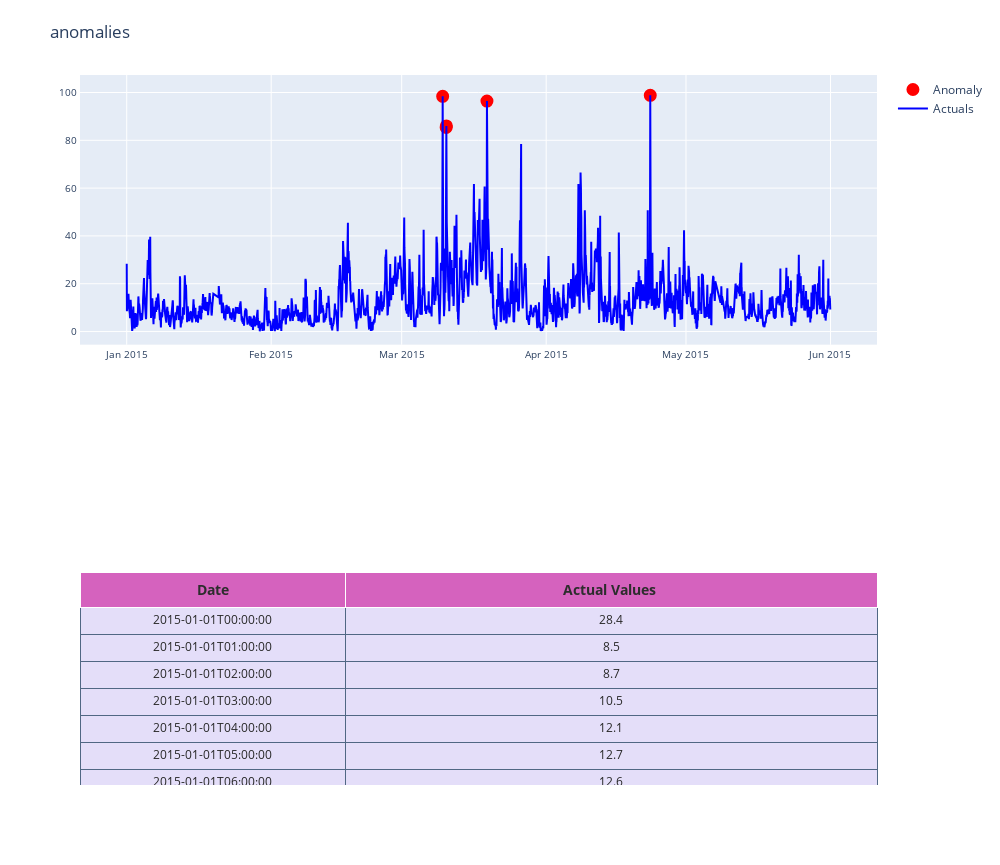

This figure's notebook cell:
### Markdown cell above
#### Viewing the outliers

### Code cell
from plotly.offline import download_plotlyjs, init_notebook_mode, plot, iplot
import chart_studio.plotly as py
import matplotlib.pyplot as plt
from matplotlib import pyplot
import plotly.graph_objs as go
init_notebook_mode(connected=True)
import plotly.graph_objs as go
def plot_anomaly(df,metric_name):
    df.timestamp = pd.to_datetime(df['Start'].astype(str), format="%Y-%m-%d %H:%M:%S")
    dates = df.timestamp
    #identify the anomaly points and create a array of its values for plot
    bool_array = (abs(df['anomaly']) > 0)
    actuals = df["PM10"][-len(bool_array):]
    anomaly_points = bool_array * actuals
    anomaly_points[anomaly_points == 0] = np.nan
    #A dictionary for conditional format table based on anomaly
    color_map = {0: "rgb(228, 222, 249)", 1: "red"}
#Table which includes Date,Actuals,Change occured from previous point
    table = go.Table(
    domain=dict(x=[0, 1],
                y=[0, 0.3]),
    columnwidth=[1, 2],
    # columnorder=[0, 1, 2,],
    header=dict(height=20,
                values=[['<b>Date</b>'], ['<b>Actual Values </b>'],
                        ],
                font=dict(color=['rgb(45, 45, 45)'] * 5, size=14),
                fill=dict(color='#d562be')),
    cells=dict(values=[df.round(3)[k].tolist() for k in ['Start', 'PM10']],
               line=dict(color='#506784'),
               align=['center'] * 5,
               font=dict(color=['rgb(40, 40, 40)'] * 5, size=12),
               # format = [None] + [",.4f"] + [',.4f'],
               # suffix=[None] * 4,
               suffix=[None] + [''] + [''] + ['%'] + [''],
               height=27,
               fill=dict(color=[df['anomaly'].map(color_map)],#map based on anomaly level from dictionary
               )
               ))
    #Plot the actuals points
    Actuals = go.Scatter(name='Actuals',
                     x=dates,
                     y=df['PM10'],
                     xaxis='x1', yaxis='y1',
                     mode='lines',
                     marker=dict(size=12,
                                 line=dict(width=1),
                                 color="blue"))
    #Highlight the anomaly points
    anomalies_map = go.Scatter(name="Anomaly",
                               showlegend=True,
                               x=dates,
                               y=anomaly_points,
                               mode='markers',
                               xaxis='x1',
                               yaxis='y1',
                               marker=dict(color="red",
                                           size=11,
                                           line=dict(
                                               color="red",
                                               width=2)))
    axis = dict(
        showline=True,
        zeroline=False,
        showgrid=True,
        mirror=True,
        ticklen=4,
        gridcolor='#ffffff',
        tickfont=dict(size=10))
    layout = dict(
        width=1000,
        height=865,
        autosize=False,
        title=metric_name,
        margin=dict(t=75),
        showlegend=True,
        xaxis1=dict(axis, **dict(domain=[0, 1], anchor='y1', showticklabels=True)),
        yaxis1=dict(axis, **dict(domain=[2 * 0.21 + 0.20, 1], anchor='x1', hoverformat='.2f')))
    fig = go.Figure(data=[table, anomalies_map, Actuals], layout=layout)
    iplot(fig)
    pyplot.show()
plot_anomaly(train,'anomalies')

### Figure 1 — Plotly figure (JSON) as saved in the notebook; plotly's stock layout.template omitted (floating-point values rounded to 4 significant figures; data arrays with more than 128 entries replaced by an {"elided": "..."} marker saying what was removed)
{"data": [{"cells": {"align": ["center", "center", "center", "center", "center"], "fill": {"color": {"elided": "1x3624 str values"}}, "font": {"color": ["rgb(40, 40, 40)", "rgb(40, 40, 40)", "rgb(40, 40, 40)", "rgb(40, 40, 40)", "rgb(40, 40, 40)"], "size": 12}, "height": 27, "line": {"color": "#506784"}, "suffix": [null, "", "", "%", ""], "values": {"elided": "2x3624 mixed values"}}, "columnwidth": [1, 2], "domain": {"x": [0, 1], "y": [0, 0.3]}, "header": {"fill": {"color": "#d562be"}, "font": {"color": ["rgb(45, 45, 45)", "rgb(45, 45, 45)", "rgb(45, 45, 45)", "rgb(45, 45, 45)", "rgb(45, 45, 45)"], "size": 14}, "height": 20, "values": [["<b>Date</b>"], ["<b>Actual Values </b>"]]}, "type": "table"}, {"marker": {"color": "red", "line": {"color": "red", "width": 2}, "size": 11}, "mode": "markers", "name": "Anomaly", "showlegend": true, "type": "scatter", "x": {"elided": "3624 str values"}, "xaxis": "x", "y": {"elided": "3624 float values"}, "yaxis": "y"}, {"marker": {"color": "blue", "line": {"width": 1}, "size": 12}, "mode": "lines", "name": "Actuals", "type": "scatter", "x": {"elided": "3624 str values"}, "xaxis": "x", "y": {"elided": "3624 float values"}, "yaxis": "y"}], "layout": {"autosize": false, "height": 865, "margin": {"t": 75}, "showlegend": true, "title": {"text": "anomalies"}, "width": 1000, "xaxis": {"anchor": "y", "domain": [0, 1], "gridcolor": "#ffffff", "mirror": true, "showgrid": true, "showline": true, "showticklabels": true, "tickfont": {"size": 10}, "ticklen": 4, "zeroline": false}, "yaxis": {"anchor": "x", "domain": [0.62, 1], "gridcolor": "#ffffff", "hoverformat": ".2f", "mirror": true, "showgrid": true, "showline": true, "tickfont": {"size": 10}, "ticklen": 4, "zeroline": false}}}
